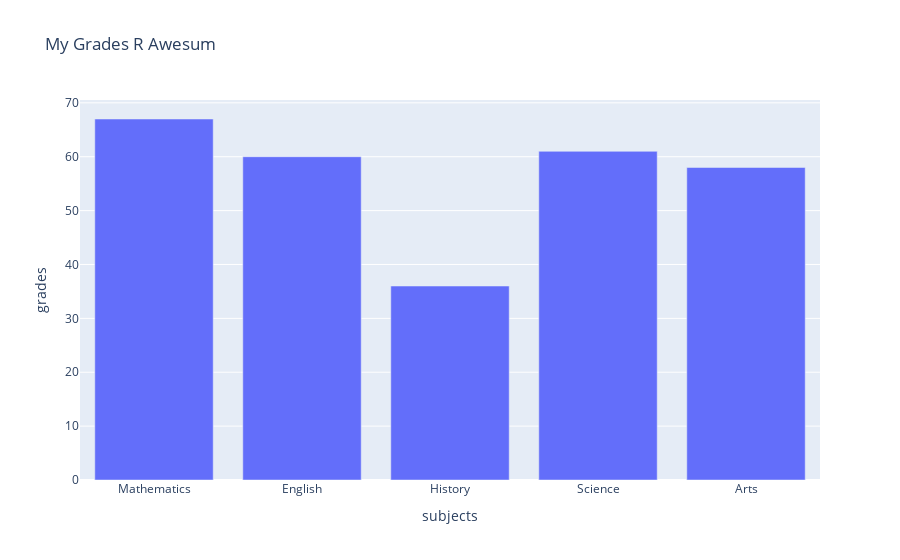

Notebook source saved alongside this figure:
### Markdown cell above
Plotly express makes it easy to plot a dataframe

### Code cell
# Same plot as a one-liner using plotly.express
px.bar(grades_df, x='subjects', y='grades', title='My Grades R Awesum')

### Figure 1 — Plotly figure (JSON) as saved in the notebook; plotly's stock layout.template omitted (floating-point values rounded to 4 significant figures)
{"data": [{"alignmentgroup": "True", "hovertemplate": "subjects=%{x}<br>grades=%{y}<extra></extra>", "legendgroup": "", "marker": {"color": "#636efa"}, "name": "", "offsetgroup": "", "orientation": "v", "showlegend": false, "textposition": "auto", "type": "bar", "x": ["Mathematics", "English", "History", "Science", "Arts"], "xaxis": "x", "y": [67, 60, 36, 61, 58], "yaxis": "y"}], "layout": {"barmode": "relative", "legend": {"tracegroupgap": 0}, "title": {"text": "My Grades R Awesum"}, "xaxis": {"anchor": "y", "domain": [0, 1], "title": {"text": "subjects"}}, "yaxis": {"anchor": "x", "domain": [0, 1], "title": {"text": "grades"}}}}
